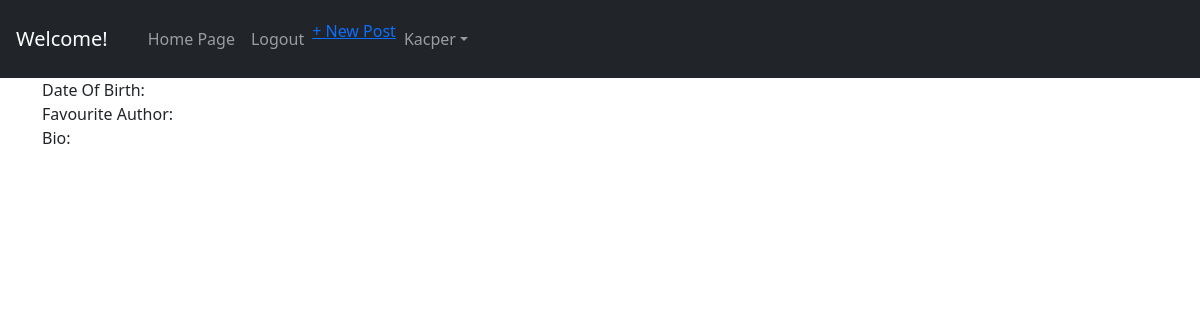
Before: /accounts/profile/1/ (signed in) with the older database file.
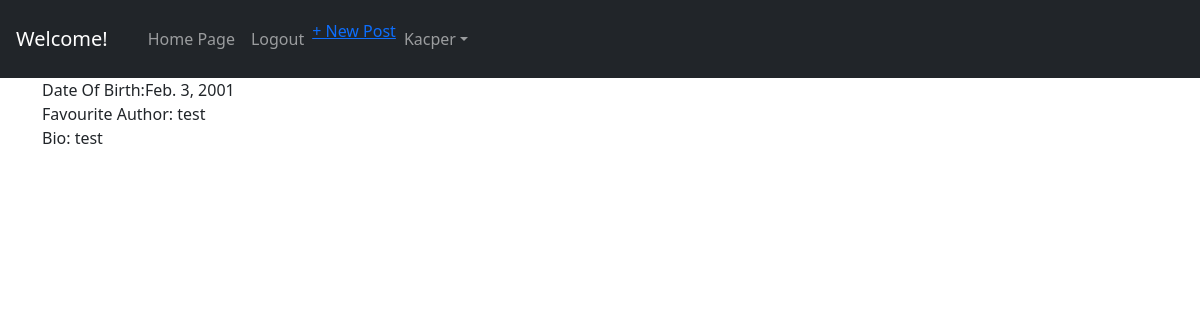
After: the same page with the newer database file.
### accounts/models.py (models this page shows, shortened)
class CustomUser(AbstractUser):
    age = models.PositiveIntegerField(null=True, blank=True)

class Profile(models.Model):
    user = models.OneToOneField(get_user_model(), null = True, on_delete=models.CASCADE,)
    date_of_birth = models.DateField(blank=False, null=False)
    platform = models.CharField(max_length=255)
    bio = models.TextField(blank=True)

### accounts/views.py (the view)
# urls.py: path('profile/<int:pk>/', ProfilePageView.as_view(), name='show_profile'),
class ProfilePageView(DetailView):
    model = Profile
    template_name = 'registration/user_profile.html'
    def get_object(self):
        return self.request.user

### templates/registration/user_profile.html (shortened to what this page needs)
{% extends 'base.html' %}
{% block content %}
 Date Of Birth:{{ user.profile.date_of_birth }}
 <br/>
 Favourite Author: {{ user.profile.platform }}
 <br/>
 Bio: {{ user.profile.bio }}
{% endblock content %}

### templates/base.html (shortened to what this page needs)
{% load static %}
<!doctype html>
<html lang="en">
<head>
    <link rel="stylesheet"  href="{% static 'css/base.css' %}"/>
    <link href="https://cdn.jsdelivr.net/npm/bootstrap@5.0.2/dist/css/bootstrap.min.css" rel="stylesheet" integrity="sha384-
EVSTQN3/azprG1Anm3QDgpJLIm9Nao0Yz1ztcQTwFspd3yD65VohhpuuCOmLASjC">
</head>
<body>
    <nav class="navbar navbar-expand-lg navbar-dark bg-dark">
        <a class="navbar-brand p-3" href="{% url 'home' %}">Welcome!</a>
        <div class="collapse navbar-collapse" id="navbarSupportedContent">
            {% if user.is_authenticated%}
            <ul class="navbar-nav mr-auto">
                <li class="nav-item active">
                    <a class="nav-link" href="{% url 'home' %}">Home <span class="sr-only"> Page</span></a>
                </li>
                <a href="{% url 'logout' %}" class="nav-link">Logout</a>
                <a class="navbar-link" href="{% url 'article_new' %}">+ New Post</a>
                <li class="nav-item dropdown">
                    <a href="#" class="nav-link dropdown-toggle" data-bs-toggle="dropdown">{{user.username}}</a>
                </li>
            </ul>
            {% endif %}
        </div>
    </nav>
    <div class="container">
        {% block content %}
        {% endblock content %}
    </div>
</body>
</html>

Changed rows visible on the page:
changed CustomUser "Kacper": profile.date_of_birth (not shown) → "Feb. 3, 2001"; profile.platform (not shown) → "test"; profile.bio (not shown) → "test"
